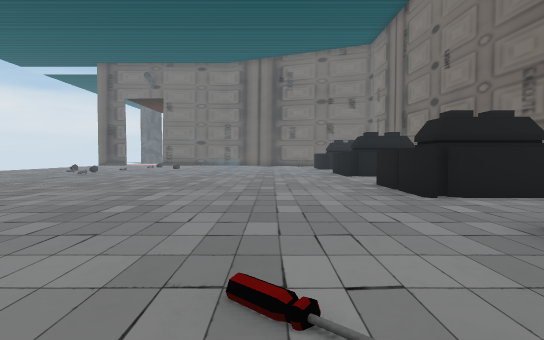
view 1 (above)

22 first-person views from a walk through a Unity game level. The camera is 1.5 m above the floor, tilts 2° down and sees 70° across. The floor is counted in squares, 2 m on a side. Each view is taken from the middle of a square. On the plan, view 1 faces up. The plan holds only what a view shows up to about 12 squares ahead; the rest is blank. The place goes on beyond the plan. The player is left out. Some animated figures are left out. Some surface patterns are stand-ins.

view 2
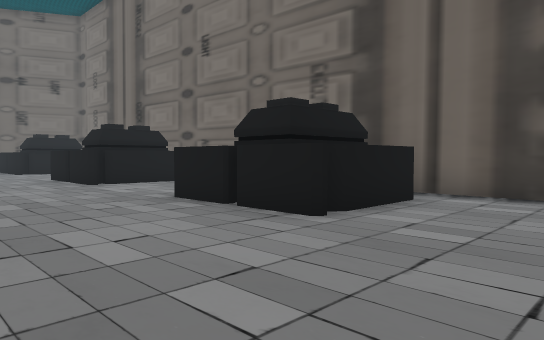

view 3
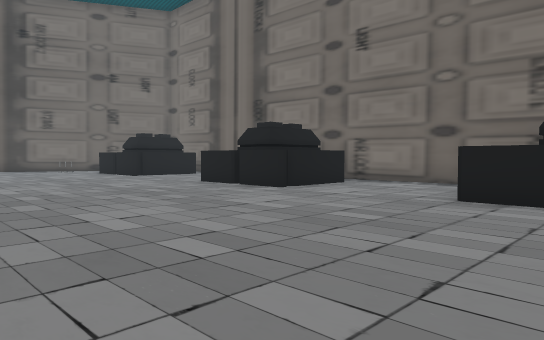

view 4
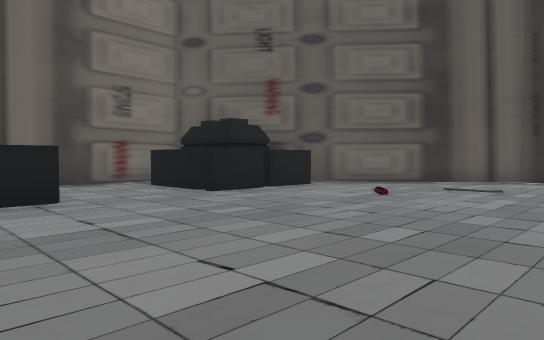

view 5
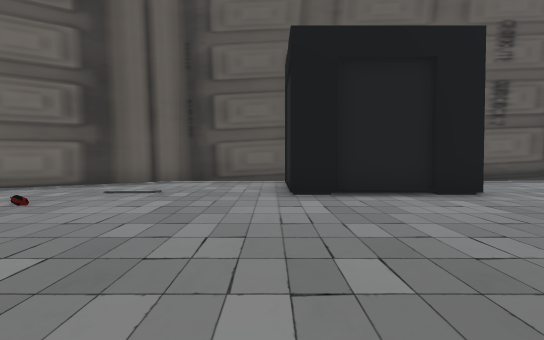

view 6
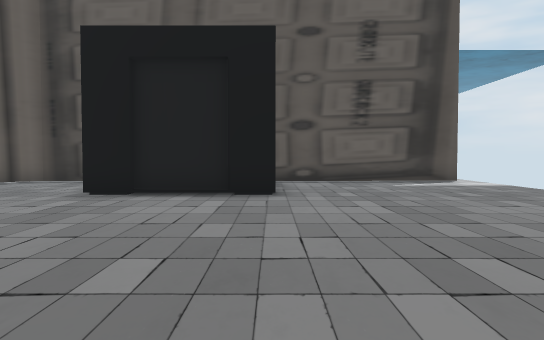

view 7
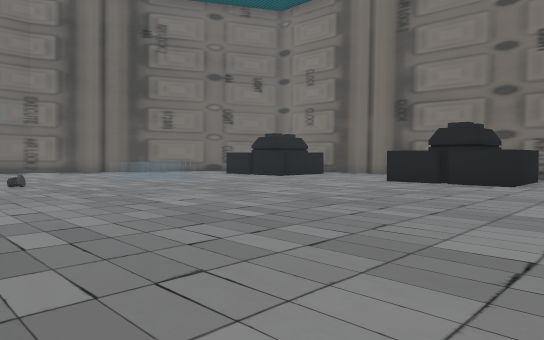

view 8
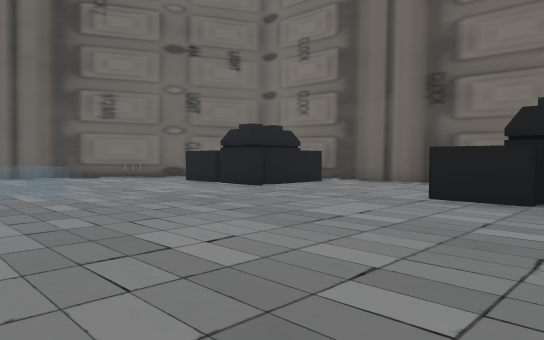

view 9
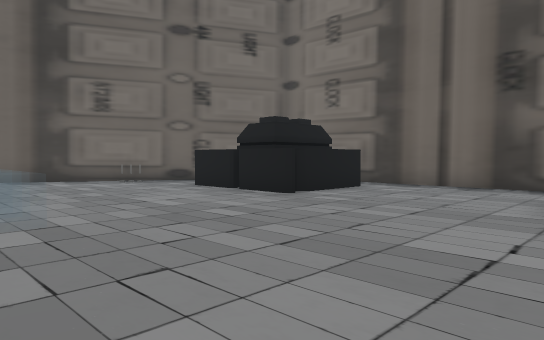

view 10
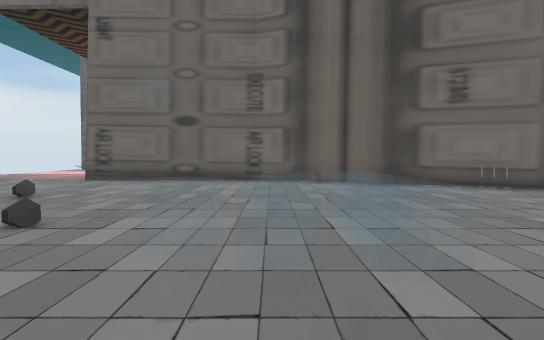

view 11
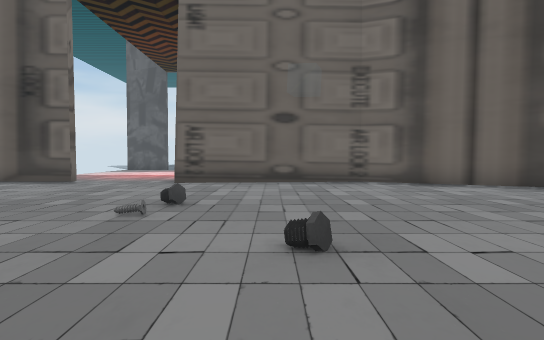

view 12
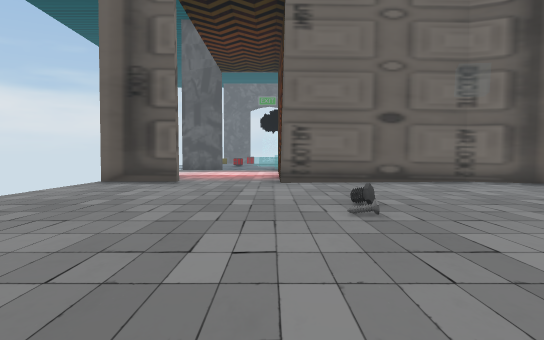

view 13
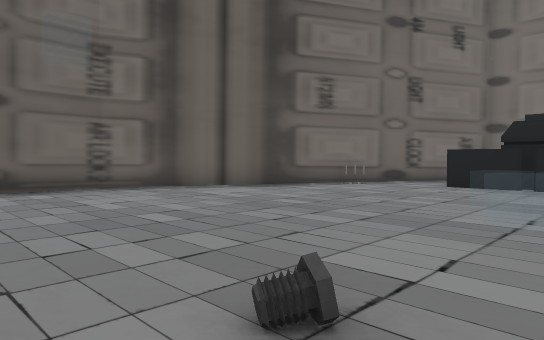

view 14
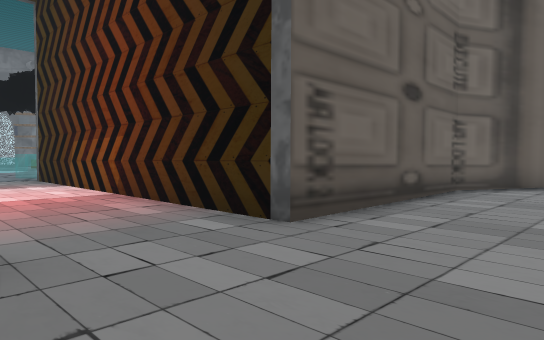

view 15
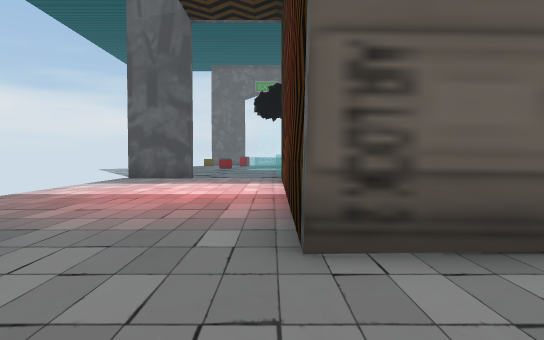

view 16
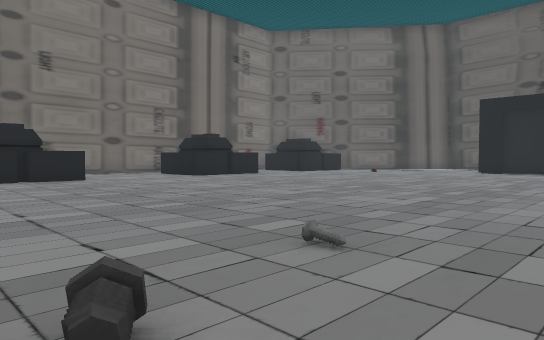

view 17
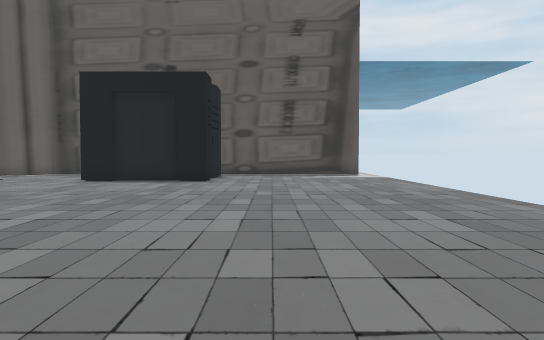

view 18
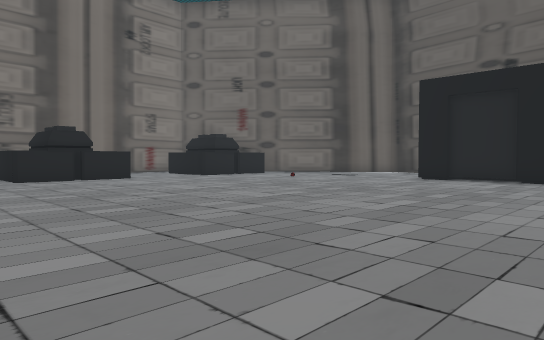

view 19
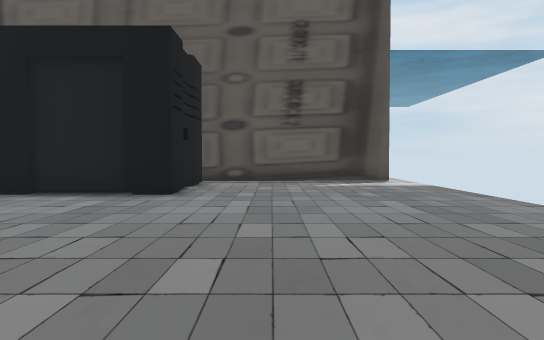

view 20
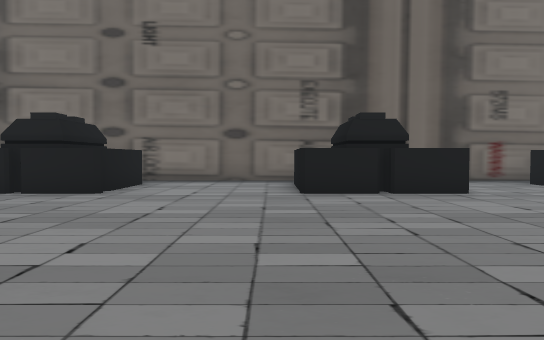

view 21
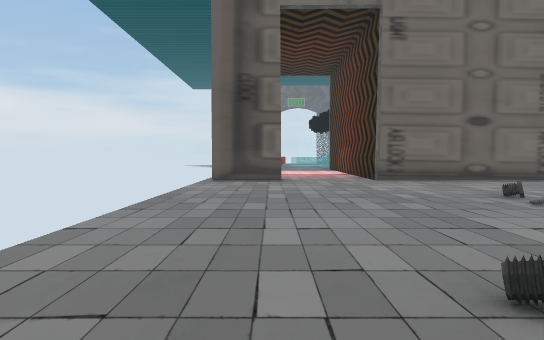

view 22
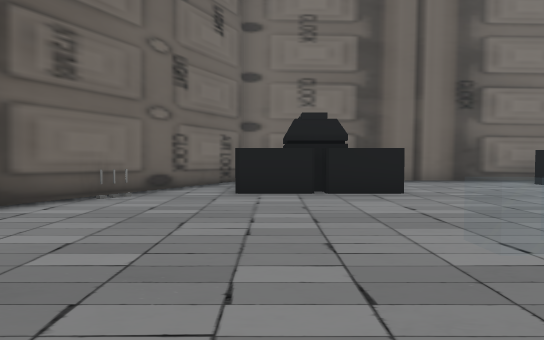

### Floor plan
Points are (right, up) in squares from view 1. A wall is a line through its corners. A room is listed if a view was taken in it or the views show most of it. See-through windows are left out.
Room 1 (views 1, 2, 3, 4, 5, 6, 7, 8, 9, 10, 11, 12, 13, 14, 15, 16, 17, 18, 19, 20, 21, 22)
walls: (2.8, 16.3) (2.8, 17.9); (2.8, 14.5) (2.8, 16.1); (2.8, 22.4) (2.8, 25.8); (3.4, 10.4) (4.4, 10.4); (2.8, 8.9) (2.8, 10.4); (5.5, 14.5) (3.4, 14.5); (6.5, 17.1) (6.5, 23); (2.8, 7) (2.8, 8.6); (5.5, 22.3) (3.5, 22.3); (6.5, 10.3) (6.5, 14.9); (5.5, 7) (3.4, 7); (4.5, 26.9) (-3.5, 31) (-8.7, 30.9) (-8.7, 38.5); (3.4, 4) (5.5, 4); (-5.4, 0.5) (-4.2, 0.5); (-7.2, 0.3) (-5.2, 0.3); (2.8, 2.5) (2.8, 4); (-11.7, 31.4) (-11.7, 30.9) (-13.9, 30.9); (-4.4, -0.9) (-4.4, -2.1); (2.8, 0.6) (2.8, 2.3); (6.5, 3.3) (6.5, 7.5); (-8.1, -2.6) (-8.1, 0.5) (-7.1, 0.5); (-4.4, -3.4) (-1.3, -3.4) (3.3, 0.2); (-13.5, -3.4) (-7.9, -3.4)
ways out: opening at (-14, -3); gap at (4, 26); gap at (6, 23)
objects: other object (-8, 18); other object (-8, 26); other object (-6, 23); other object (2, 28)

Where each view was taken, in squares from view 1:
view 1: 0 up, 0 right, facing up
view 2: 4 up, 1 left, facing up-right
view 3: 8 up, 4 left, facing up-right
view 4: 9 up, 4 left, facing down-right
view 5: 8 up, 4 left, facing down
view 6: 8 up, 8 left, facing down
view 7: 12 up, 8 left, facing up-right
view 8: 15 up, 4 left, facing up-right
view 9: 17 up, 3 left, facing up-right
view 10: 19 up, 3 left, facing up
view 11: 20 up, 6 left, facing up
view 12: 20 up, 9 left, facing up
view 13: 22 up, 7 left, facing up-right
view 14: 28 up, 12 left, facing up-right
view 15: 28 up, 9 left, facing up
view 16: 19 up, 10 left, facing down-right
view 17: 12 up, 10 left, facing down
view 18: 13 up, 10 left, facing down-right
view 19: 8 up, 10 left, facing down
view 20: 11 up, 5 left, facing right
view 21: 19 up, 12 left, facing up
view 22: 25 up, 5 left, facing right
